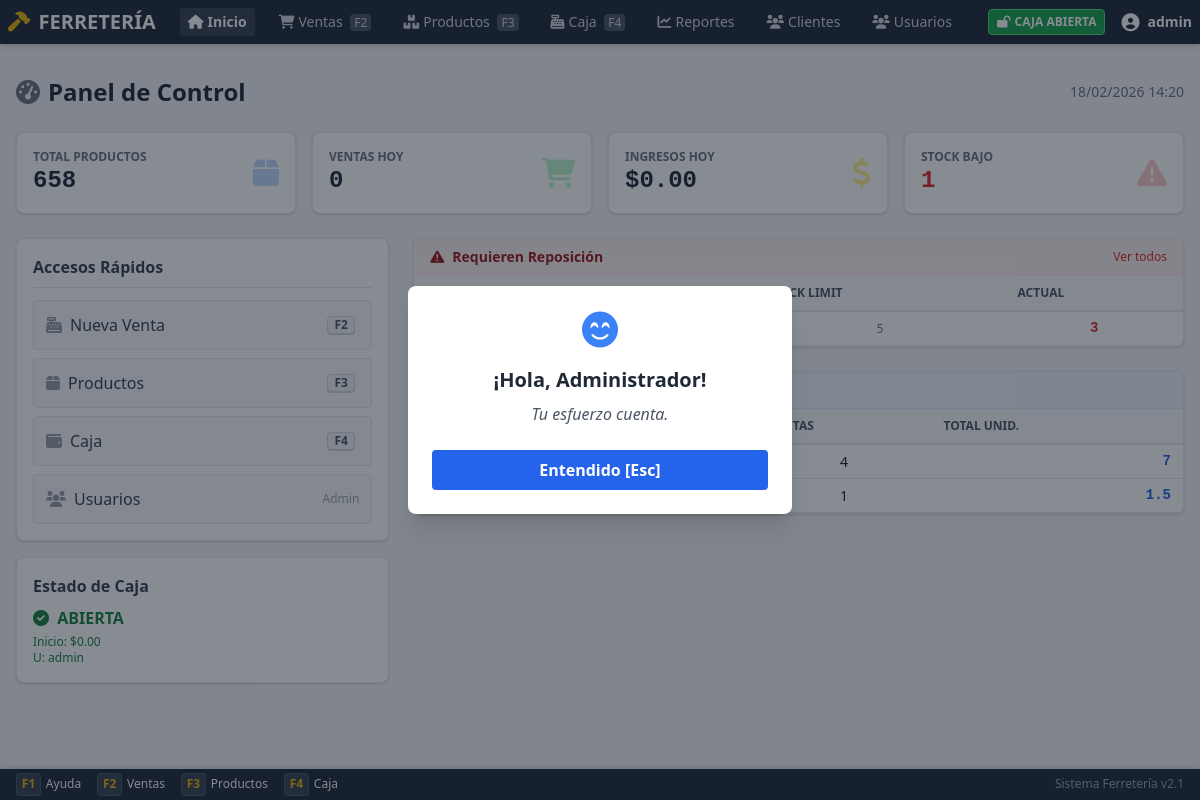
Page /public/dashboard.php (signed in) on the earlier database version.
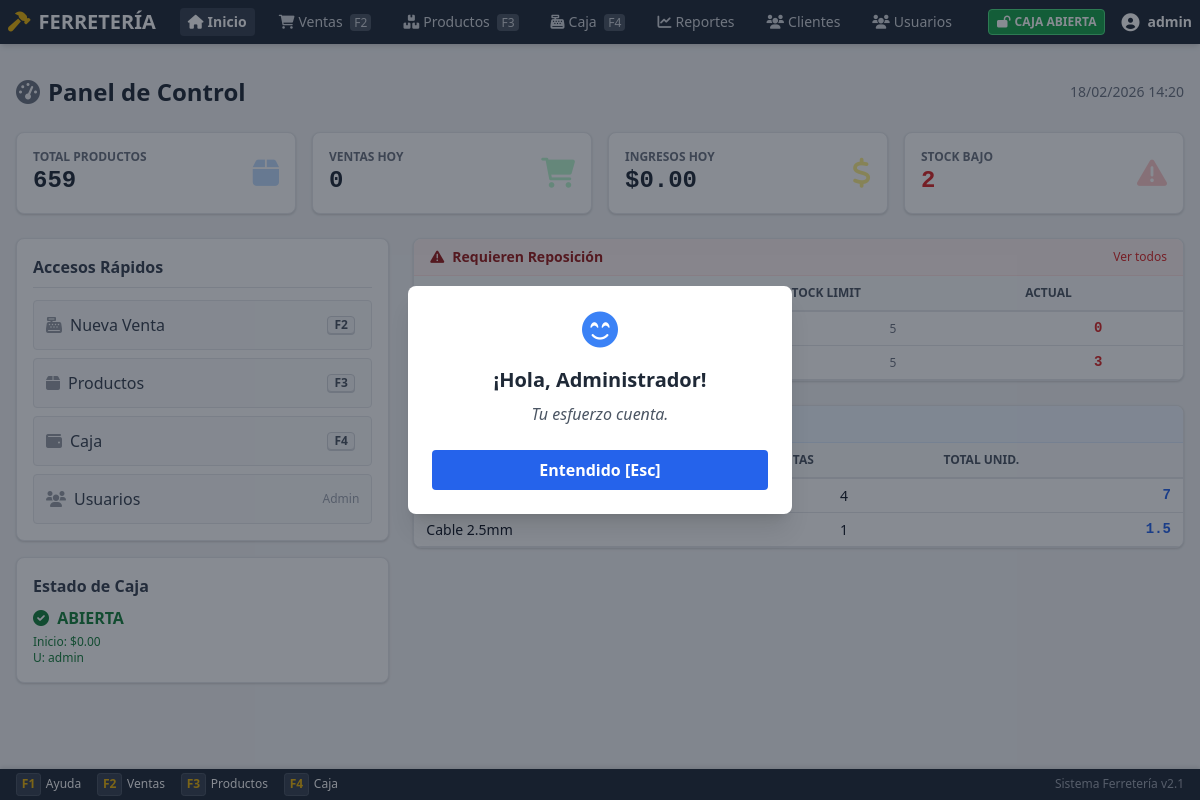
Same page on the later database version.
### tables this page shows
CREATE TABLE `turnos_caja` (
  `id` int(11) NOT NULL,
  `user_id` int(11) NOT NULL,
  `usuario_id` int(11) DEFAULT NULL,
  `usuario_nombre` varchar(100) DEFAULT NULL,
  `monto_inicial` decimal(10,2) NOT NULL DEFAULT 0.00,
  `monto_final` decimal(10,2) DEFAULT NULL,
  `monto_esperado` decimal(10,2) DEFAULT NULL,
  `diferencia` decimal(10,2) DEFAULT NULL,
  `estado` enum('abierto','cerrado') DEFAULT 'abierto',
  `fecha_apertura` timestamp NOT NULL DEFAULT current_timestamp(),
  `fecha_cierre` timestamp NULL DEFAULT NULL,
  `notas_apertura` text DEFAULT NULL,
  `notas_cierre` text DEFAULT NULL,
  `cerrado_por` int(11) DEFAULT NULL
);

CREATE TABLE `productos` (
  `id` int(11) NOT NULL,
  `nombre` varchar(200) NOT NULL,
  `descripcion` text DEFAULT NULL,
  `codigo_barra` varchar(50) DEFAULT NULL,
  `modelo` varchar(100) DEFAULT NULL,
  `categoria_id` int(11) DEFAULT NULL,
  `marca_id` int(11) DEFAULT NULL,
  `unidad_medida_id` int(11) DEFAULT 1,
  `proveedor_id` int(11) DEFAULT NULL,
  `precio` decimal(10,2) NOT NULL DEFAULT 0.00,
  `precio_costo` decimal(10,2) DEFAULT 0.00,
  `margen_ganancia` decimal(5,2) DEFAULT 30.00,
  `stock` decimal(10,3) NOT NULL DEFAULT 0.000,
  `unidad_medida` varchar(20) DEFAULT 'unid',
  `stock_minimo` decimal(10,3) NOT NULL DEFAULT 0.000,
  `ubicacion_deposito` varchar(50) DEFAULT NULL,
  `imagen` varchar(255) DEFAULT NULL,
  `activo` tinyint(1) DEFAULT 1,
  `deleted_at` timestamp NULL DEFAULT NULL,
  `created_at` timestamp NOT NULL DEFAULT current_timestamp(),
  `updated_at` timestamp NOT NULL DEFAULT current_timestamp() ON UPDATE current_timestamp()
);

### app/helpers.php (called while the page is built, shortened)
<?php
if (!function_exists('canAccess')) {
    function canAccess($section)
    {
        $role = strtolower($_SESSION['role']);
        if ($role === 'admin') {
            return true;
        }
        return false;
    }
}

### app/Core/Database.php (called while the page is built, shortened)
<?php
class Database
{
    private static $instance = null;
    private $pdo;
    private function __construct()
    {
        try {
            $dsn = sprintf(
                "mysql:host=%s;dbname=%s;charset=%s",
                DB_HOST,
                DB_NAME,
                DB_CHARSET
            );
            $options = [
                PDO::ATTR_ERRMODE => PDO::ERRMODE_EXCEPTION,
                PDO::ATTR_DEFAULT_FETCH_MODE => PDO::FETCH_ASSOC,
                PDO::ATTR_EMULATE_PREPARES => false,
                PDO::MYSQL_ATTR_INIT_COMMAND => "SET NAMES " . DB_CHARSET
            ];
            $this->pdo = new PDO($dsn, DB_USER, DB_PASS, $options);
        } catch (PDOException $e) {
            Logger::error('Database connection failed', [
                'error' => $e->getMessage()
            ]);
            die('Error de conexión a la base de datos. Por favor contacte al administrador.');
        }
    }
    public static function getInstance()
    {
        if (self::$instance === null) {
            self::$instance = new self();
        }
        return self::$instance;
    }
    public function query($sql, $params = [])
    {
        try {
            $stmt = $this->pdo->prepare($sql);
            $stmt->execute($params);
            return $stmt;
        } catch (PDOException $e) {
            Logger::error('Database query failed', [
                'sql' => $sql,
                'error' => $e->getMessage()
            ]);
            throw $e;
        }
    }
    public function fetchOne($sql, $params = [])
    {
        $stmt = $this->query($sql, $params);
        return $stmt->fetch();
    }
    public function fetchAll($sql, $params = [])
    {
        $stmt = $this->query($sql, $params);
        return $stmt->fetchAll();
    }
}

### public/dashboard.php (the view, shortened to what the rows shown need)
<?php
$userId = $_SESSION['user_id'];
$db = Database::getInstance();
try {
    $productosBajos = $db->fetchAll("
        SELECT p.*, c.nombre as categoria_nombre
        FROM productos p
        LEFT JOIN categorias c ON p.categoria_id = c.id
        WHERE p.stock < p.stock_minimo
        ORDER BY p.stock ASC
        LIMIT 10
    ");
} catch (Exception $e) {
    $totalProductos = 0; $productosStockBajo = 0; $ventasHoy = 0; $ingresosHoy = 0; $productosBajos = []; $topProductos = [];
}
$turnoAbierto = null;
if (canAccess('cash')) {
    $turnoAbierto = $db->fetchOne("SELECT * FROM turnos_caja WHERE user_id = ? AND estado = 'abierto'", [$userId]);
}
?>
<!DOCTYPE html>
<html lang="es">
<head>
    <script src="assets/js/tailwindcss.js"></script>
    <link href="assets/css/fontawesome.min.css" rel="stylesheet">
</head>
<body class="bg-gray-100 flex flex-col min-h-screen pb-12">
    <?php include __DIR__ . '/../includes/nav.php'; ?>
    <div class="max-w-7xl mx-auto px-4 py-8 w-full flex-1">
        <div class="flex justify-between items-center mb-6">
            <h1 class="text-2xl font-bold text-gray-800">
                <i class="fas fa-tachometer-alt mr-2 text-gray-500"></i>Panel de Control
            </h1>
        </div>
        <div class="grid grid-cols-1 lg:grid-cols-3 gap-6">
            <div class="lg:col-span-1">
                <?php if (canAccess('cash')): ?>
                <div class="card-compact p-4 <?php echo $turnoAbierto ? 'border-green-200 bg-green-50' : 'border-red-200 bg-red-50'; ?>">
                    <?php if ($turnoAbierto): ?>
                        <div class="text-green-700">
                            <i class="fas fa-check-circle mr-1"></i> <strong>ABIERTA</strong>
                            <p class="text-xs mt-1">Inicio: $<?php echo number_format($turnoAbierto['monto_inicial'], 2); ?></p>
                            <p class="text-xs">U: <?php echo $turnoAbierto['usuario_nombre']; ?></p>
                        </div>
                    <?php endif; ?>
                </div>
                <?php endif; ?>
            </div>
            <div class="lg:col-span-2 space-y-6">
                <?php if ($_SESSION['role'] !== 'cajero'): ?>
                <div class="card-compact overflow-hidden">
                    <div class="overflow-x-auto">
                        <table class="dense-table">
                            <thead>
                                <tr>
                                    <th>Producto</th>
                                    <th class="text-center">Stock Limit</th>
                                    <th class="text-center">Actual</th>
                                </tr>
                            </thead>
                            <tbody>
                                <?php foreach ($productosBajos as $p): ?>
                                    <tr>
                                        <td class="font-medium"><?php echo htmlspecialchars($p['nombre']); ?></td>
                                        <td class="text-center text-gray-500 text-xs"><?php echo round($p['stock_minimo'], 0); ?></td>
                                        <td class="text-center font-bold text-red-600 font-mono-num"><?php echo round($p['stock'], 1); ?></td>
                                    </tr>
                                <?php endforeach; ?>
                            </tbody>
                        </table>
                    </div>
                </div>
                <?php endif; ?>
                <div class="card-compact overflow-hidden">
                    <div class="overflow-x-auto">
                        <table class="dense-table">
                            <thead>
                                <tr>
                                    <th>Producto</th>
                                    <th class="text-center">Ventas</th>
                                    <th class="text-right">Total Unid.</th>
                                </tr>
                            </thead>
                        </table>
                    </div>
                </div>
            </div>
        </div>
    </div>
</body>
</html>

Differences in the rows shown:
added productos: stock_minimo "5", stock "0"
Other differences:
$totalProductos: "658" → "659"
$productosStockBajo: "1" → "2"
new list line: "Cable 2.5mm 1 1.5"
list line gone: "1 1.5"
